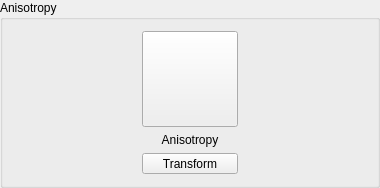
            <widget class="QGroupBox" name="grpAnisotropy">
             <property name="title">
              <string>Anisotropy</string>
             </property>
             <layout class="QHBoxLayout" name="horizontalLayout_14">
              <item>
               <spacer name="horizontalSpacer_34">
                <property name="orientation">
                 <enum>Qt::Orientation::Horizontal</enum>
                </property>
                <property name="sizeHint" stdset="0">
                 <size>
                  <width>128</width>
                  <height>20</height>
                 </size>
                </property>
               </spacer>
              </item>
              <item>
               <layout class="QVBoxLayout" name="verticalLayout_5">
                <item>
                 <widget class="QPushButton" name="btnAnisotropyColorTex">
                  <property name="minimumSize">
                   <size>
                    <width>96</width>
                    <height>96</height>
                   </size>
                  </property>
                  <property name="maximumSize">
                   <size>
                    <width>96</width>
                    <height>96</height>
                   </size>
                  </property>
                  <property name="acceptDrops">
                   <bool>true</bool>
                  </property>
                  <property name="toolTip">
                   <string>Load/Replace Anisotropy</string>
                  </property>
                  <property name="text">
                   <string/>
                  </property>
                  <property name="iconSize">
                   <size>
                    <width>90</width>
                    <height>90</height>
                   </size>
                  </property>
                 </widget>
                </item>
                <item>
                 <widget class="QLabel" name="lblAnisotropyColor">
                  <property name="text">
                   <string>Anisotropy</string>
                  </property>
                  <property name="alignment">
                   <set>Qt::AlignmentFlag::AlignCenter</set>
                  </property>
                 </widget>
                </item>
                <item>
                 <widget class="QToolButton" name="toolButtonAnisotropyTexTrsf">
                  <property name="sizePolicy">
                   <sizepolicy hsizetype="Preferred" vsizetype="Fixed">
                    <horstretch>0</horstretch>
                    <verstretch>0</verstretch>
                   </sizepolicy>
                  </property>
                  <property name="text">
                   <string>Transform</string>
                  </property>
                 </widget>
                </item>
               </layout>
              </item>
              <item>
               <spacer name="horizontalSpacer_35">
                <property name="orientation">
                 <enum>Qt::Orientation::Horizontal</enum>
                </property>
                <property name="sizeHint" stdset="0">
                 <size>
                  <width>128</width>
                  <height>20</height>
                 </size>
                </property>
               </spacer>
              </item>
             </layout>
            </widget>
